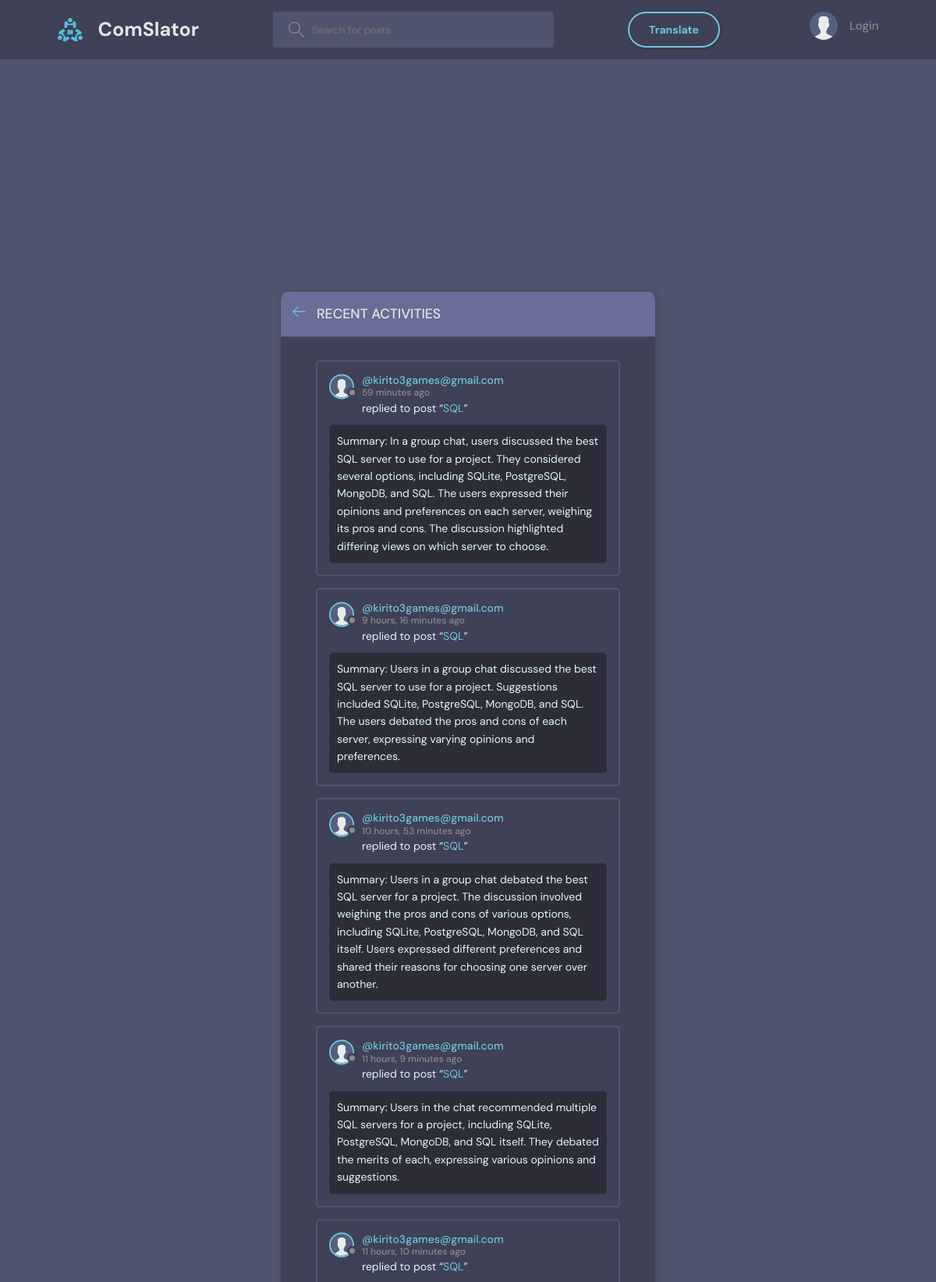
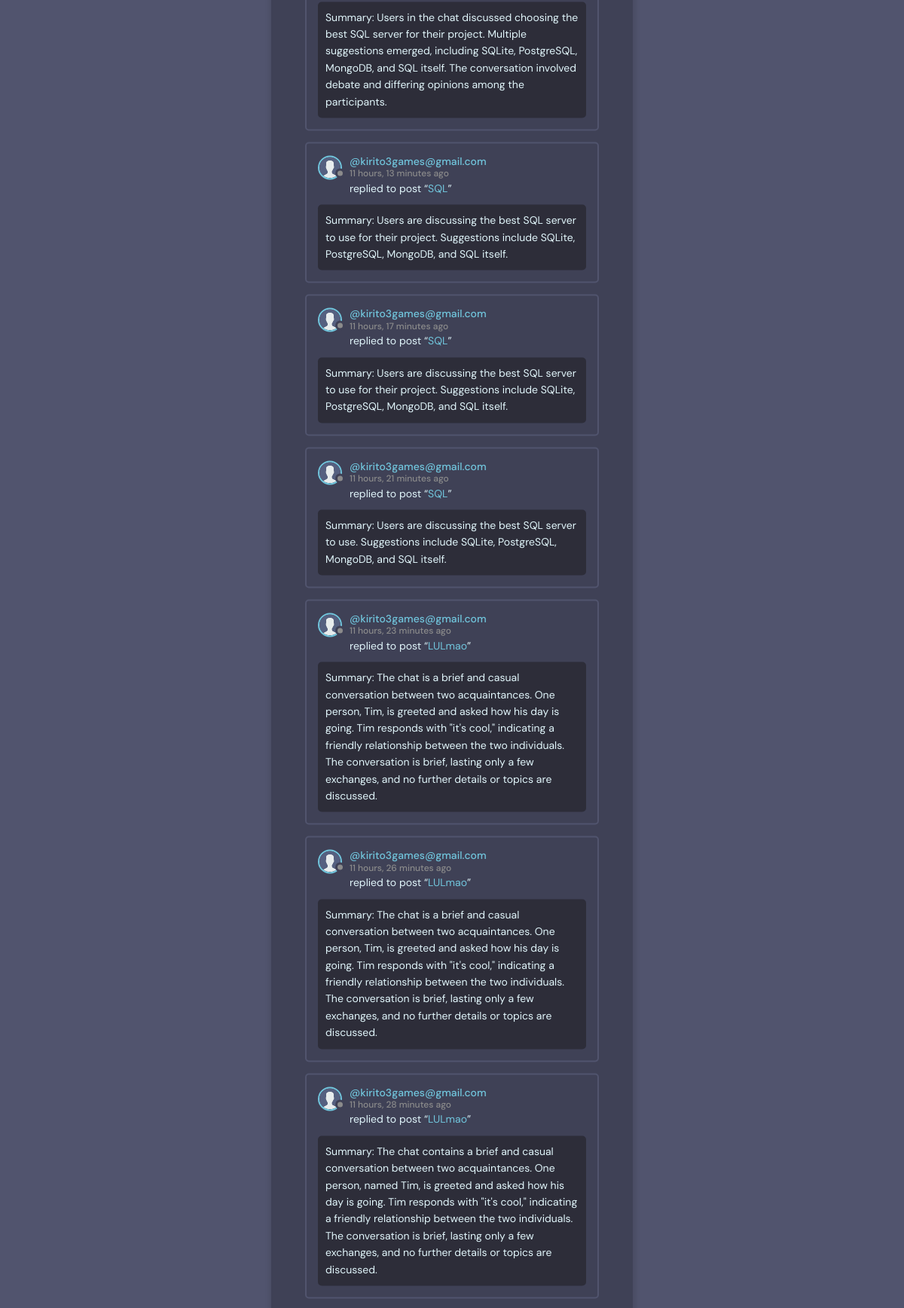
The page /activity/ (upper part) on the database its author committed (2 pictures, top to bottom).
### base/models.py (models this page shows, shortened)
class Message(models.Model):
    user = models.ForeignKey(User, on_delete=models.CASCADE)
    room = models.ForeignKey(Room, on_delete=models.CASCADE)
    body = models.TextField()
    image = models.ImageField(upload_to="", null=True, blank=True)
    translated_body = models.TextField(null=True, blank=True)
    updated = models.DateTimeField(auto_now=True)
    created = models.DateTimeField(auto_now_add=True)
    class Meta:
        ordering = ['-updated', '-created']

class User(AbstractBaseUser):
    STATUS = [
        ('online', 'online'),
        ('offline', 'offline'),
    ]
    name = models.CharField(max_length=200, null=True)
    username   = models.CharField(max_length=200, null=True)
    email      = models.EmailField(unique=True, null=True)
    password   = models.CharField(max_length=100)
    birth_date = models.DateField(null=True)
    status     = models.CharField(choices=STATUS, max_length=50, default='offline')
    is_superuser = models.BooleanField(default=False)
    bio = models.TextField(null=True)
    avatar = models.ImageField(null=True, default="avatar.svg")
    timezone = models.CharField(max_length=50, default='UTC')
    USERNAME_FIELD = 'email'
    REQUIRED_FIELDS = ['username', 'password']
    objects = UserManager()

class Room(models.Model):
    host = models.ForeignKey(User, on_delete=models.SET_NULL, null=True)
    topic = models.ForeignKey(Topic, on_delete=models.SET_NULL, null=True)
    name = models.CharField(max_length=200)
    description = models.TextField(null=True, blank=True)
    participants = models.ManyToManyField(User, related_name='participants', blank=True)
    call_room_id = models.CharField(max_length=100, unique=True, null=True, blank=True)
    updated = models.DateTimeField(auto_now=True)
    created = models.DateTimeField(auto_now_add=True)
    class Meta:
        ordering = ['-updated', '-created']
    def __str__(self):
        return self.name

### base/views.py (the view)
# urls.py: path('activity/', views.activityPage, name="activity"),
def activityPage(request):
    room_messages = Message.objects.all()
    return render(request, 'base/activity.html', {'room_messages': room_messages})

### base/templates/base/activity.html (shortened to what this page needs)
{% extends 'main.html' %}
{% block content %}
<main class="layout">
  <div class="container">
    <div class="layout__box">
      <div class="layout__boxHeader">
        <div class="layout__boxTitle">
          <a href="{% url 'home' %}">
            <svg version="1.1" xmlns="http://www.w3.org/2000/svg" width="32" height="32" viewBox="0 0 32 32">
              <title>arrow-left</title>
              <path
                d="M13.723 2.286l-13.723 13.714 13.719 13.714 1.616-1.611-10.96-10.96h27.625v-2.286h-27.625l10.965-10.965-1.616-1.607z">
              </path>
              </path>
            </svg>
          </a>
          <h3>Recent Activities</h3>
        </div>
      </div>
      <div class="activities-page layout__body">
        {% for message in room_messages %}
        <div class="activities__box">
          <div class="activities__boxHeader roomListRoom__header">
            <a href="{% url 'user-profile' message.user.id %}" class="roomListRoom__author">
              <div class="avatar avatar--small">
                <img src="{{message.user.avatar.url}}" />
              </div>
              <p>
                @{{message.user}}
                <span>{{message.created|timesince}} ago</span>
              </p>
            </a>
          </div>
          <div class="activities__boxContent">
            <p>replied to post “<a href="{% url 'room' message.room.id %}">{{message.room}}</a>”</p>
            <div class="activities__boxRoomContent">
              {{message.body}}
            </div>
          </div>
        </div>
        {% endfor %}
      </div>
    </div>
  </div>
</main>
{% endblock content %}

### static/styles/style.css (style rules this page uses)
:root { --color-main: #71c6dd; --color-main-light: #e1f6fb; --color-dark: #3f4156; --color-dark-medium: #51546e; --color-dark-light: #696d97; --color-light: #e5e5e5; --color-gray: #8b8b8b; --color-light-gray: #b2bdbd; --color-bg: #2d2d39; --color-success: #5dd693; --color-error: #fc4b0b; }
* { font-family: "DM Sans", -apple-system, BlinkMacSystemFont, "Segoe UI", Roboto, Oxygen, Ubuntu, Cantarell, "Open Sans", "Helvetica Neue", sans-serif; margin: 0; padding: 0; box-sizing: border-box; text-rendering: optimizeLegibility; }
html { font-size: 56.25%; }
@media only screen and (min-width: 1200px) { html { font-size: 62.5%; } }
body { line-height: 1.6; font-weight: 400; font-size: 1.5rem; color: var(--color-light-gray); background-color: var(--color-bg); min-height: 100vh; }
img { width: 100%; }
a { display: inline-block; color: var(--color-main); text-decoration: none; }
.container { max-width: 120rem; width: 90%; margin: auto; }
.avatar { position: relative; display: inline-block; border-radius: 50%; border: 2px solid var(--color-main); }
.avatar img { display: block; border-radius: 50%; object-fit: cover; object-position: center; }
.avatar::after { content: ""; display: block; position: absolute; background-color: var(--color-gray); z-index: 111; border-radius: 50%; border: 0.3rem solid var(--color-dark); }
.avatar.avatar--small img { width: 2.8rem; height: 2.8rem; }
.avatar.avatar--small:after { width: 0.7rem; height: 0.7rem; bottom: 0px; right: -6px; }
.layout { margin-top: 2.4rem; }
.layout > .container { display: flex; justify-content: space-between; align-items: flex-start; }
.layout__box { width: 90%; max-width: 48rem; min-height: 40rem; position: absolute; top: 50%; left: 50%; transform: translate(-50%, -46%); background-color: var(--color-dark); border-radius: 1rem; box-shadow: 1px 1px 6px 3px rgba(0, 0, 0, 0.1); overflow: hidden; }
.layout__boxHeader { display: flex; padding: 1.5rem; background-color: var(--color-dark-light); }
.layout__boxTitle { display: flex; gap: 1.5rem; align-items: center; }
.layout__boxTitle h3 { text-transform: uppercase; font-weight: 500; color: var(--color-light); }
.layout__boxTitle svg { width: 1.6rem; height: 1.6rem; fill: var(--color-main); }
.layout__body { margin: 3rem; }
.roomListRoom__header { display: flex; justify-content: space-between; align-items: center; }
.roomListRoom__author { font-weight: 500; display: flex; align-items: center; gap: 1rem; }
.activities__box { margin: 1.5rem; padding: 1.5rem; border: 2px solid var(--color-dark-medium); border-radius: 5px; }
.activities__boxHeader p { font-size: 1.4rem; line-height: 1.3; }
.activities__boxHeader p span { color: var(--color-gray); font-size: 1.2rem; display: block; }
.activities__boxContent { margin-left: 4.2rem; }
.activities__boxContent { font-size: 1.4rem; }
.activities__boxRoomContent { background: var(--color-bg); padding: 1rem; border-radius: 5px; margin-top: 1rem; margin-left: -4.2rem; }

### static/styles/style1.css (style rules this page uses)
body { margin: 0; padding: 0; background-color: #51546e; color: #e1f6fb; font-family: "DM Sans", -apple-system, BlinkMacSystemFont, "Segoe UI", Roboto, Oxygen, Ubuntu, Cantarell, "Open Sans", "Helvetica Neue", sans-serif; }
main { width: 1400px; margin: 0 auto; height: 75vh; }
@media screen and (max-width: 1400px) { main { width: 90%; margin: 0 auto; } }

### rows shown on the page
Message: user.avatar (placeholder picture), user "kirito3games@gmail.com", created "59 minutes", room "SQL", body "Summary: In a group chat, users discussed the best SQL server to use for a project. They considered several options, including SQLite, PostgreSQL, MongoDB, and SQL. The users expressed their opinions and preferences on each server, weighing its pros and cons. The discussion highlighted differing views on which server to choose."
Message: user.avatar (placeholder picture), user "kirito3games@gmail.com", created "9 hours, 16 minutes", room "SQL", body "Summary: Users in a group chat discussed the best SQL server to use for a project. Suggestions included SQLite, PostgreSQL, MongoDB, and SQL. The users debated the pros and cons of each server, expressing varying opinions and preferences."
Message: user.avatar (placeholder picture), user "kirito3games@gmail.com", created "10 hours, 53 minutes", room "SQL", body "Summary: Users in a group chat debated the best SQL server for a project. The discussion involved weighing the pros and cons of various options, including SQLite, PostgreSQL, MongoDB, and SQL itself. Users expressed different preferences and shared their reasons for choosing one server over another."
Message: user.avatar (placeholder picture), user "kirito3games@gmail.com", created "11 hours, 9 minutes", room "SQL", body "Summary: Users in the chat recommended multiple SQL servers for a project, including SQLite, PostgreSQL, MongoDB, and SQL itself. They debated the merits of each, expressing various opinions and suggestions."
Message: user.avatar (placeholder picture), user "kirito3games@gmail.com", created "11 hours, 10 minutes", room "SQL", body "Summary: Users in the chat discussed choosing the best SQL server for their project. Multiple suggestions emerged, including SQLite, PostgreSQL, MongoDB, and SQL itself. The conversation involved debate and differing opinions among the participants."
Message: user.avatar (placeholder picture), user "kirito3games@gmail.com", created "11 hours, 13 minutes", room "SQL", body "Summary: Users are discussing the best SQL server to use for their project. Suggestions include SQLite, PostgreSQL, MongoDB, and SQL itself."
Message: user.avatar (placeholder picture), user "kirito3games@gmail.com", created "11 hours, 17 minutes", room "SQL", body "Summary: Users are discussing the best SQL server to use for their project. Suggestions include SQLite, PostgreSQL, MongoDB, and SQL itself."
Message: user.avatar (placeholder picture), user "kirito3games@gmail.com", created "11 hours, 21 minutes", room "SQL", body "Summary: Users are discussing the best SQL server to use. Suggestions include SQLite, PostgreSQL, MongoDB, and SQL itself."
Message: user.avatar (placeholder picture), user "kirito3games@gmail.com", created "11 hours, 23 minutes", room "LULmao", body "Summary: The chat is a brief and casual conversation between two acquaintances. One person, Tim, is greeted and asked how his day is going. Tim responds with \"it's cool,\" indicating a friendly relationship between the two individuals. The conversation is brief, lasting only a few exchanges, and no further details or topics are discussed."
Message: user.avatar (placeholder picture), user "kirito3games@gmail.com", created "11 hours, 26 minutes", room "LULmao", body "Summary: The chat is a brief and casual conversation between two acquaintances. One person, Tim, is greeted and asked how his day is going. Tim responds with \"it's cool,\" indicating a friendly relationship between the two individuals. The conversation is brief, lasting only a few exchanges, and no further details or topics are discussed."
Message: user.avatar (placeholder picture), user "kirito3games@gmail.com", created "11 hours, 28 minutes", room "LULmao", body "Summary: The chat contains a brief and casual conversation between two acquaintances. One person, named Tim, is greeted and asked how his day is going. Tim responds with \"it's cool,\" indicating a friendly relationship between the two individuals. The conversation is brief, lasting only a few exchanges, and no further details or topics are discussed."
